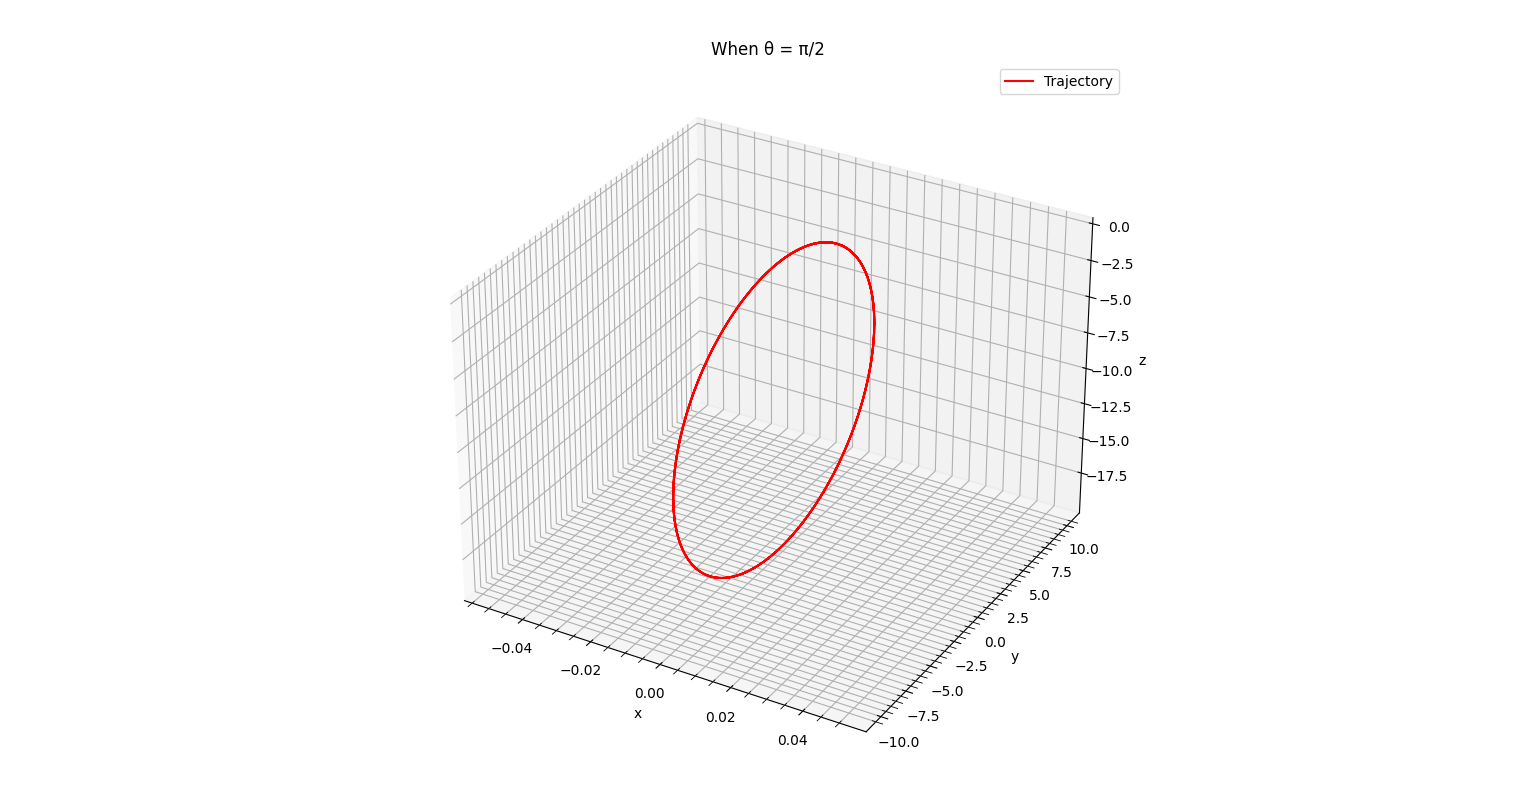

Write the Python code that produced this figure.
from mpl_toolkits.mplot3d import Axes3D
from scipy.integrate import odeint
import matplotlib.pyplot as plt
import numpy as np 

m, q, Bx = 1, 1, 1
v = 10 

def dS_dt(S, t):
    x, y, z, vx, vy, vz = S
    dx_dt = vx
    dy_dt = vy
    dz_dt = vz
    dvx_dt = 0
    dvy_dt = (q*vz*Bx)/m
    dvz_dt = -(q*vy*Bx)/m
    return [dx_dt, dy_dt, dz_dt, dvx_dt, dvy_dt, dvz_dt]

t = np.linspace(0, 20, 1001)
S0 = (0, 0, 0, 0, v, 0)
sol = odeint(dS_dt, S0, t)
x, y, z, vx, vy, vz = sol.T[0], sol.T[1], sol.T[2], sol.T[3], sol.T[4], sol.T[5]

fig = plt.figure()
ax= fig.add_subplot(projection="3d")
ax.plot(x,y,z, color="red",label="Trajectory")
ax.set_xlabel("x")
ax.set_ylabel("y")
ax.set_zlabel("z")
ax.set_title("When θ = π/2")
ax.grid(which="major")
ax.grid(which="minor",linestyle="--")
ax.minorticks_on()
fig.tight_layout()
plt.legend()
plt.show()
